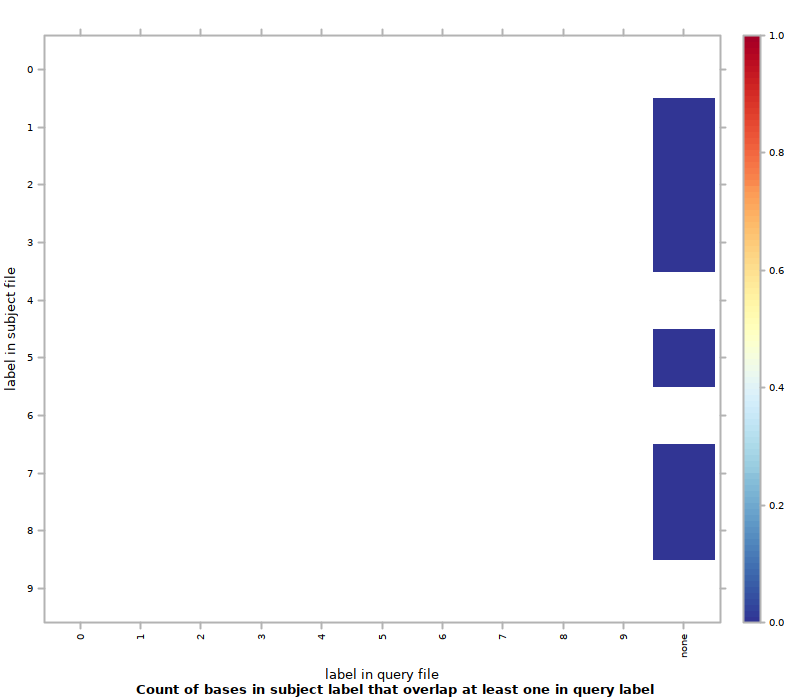

Reproduce this figure in R.
#!/usr/bin/env Rscript
## transcript produced by Segtools 1.1.14

segtools.r.dirname <-
  system2("python",
          c("-c", "'import segtools; print segtools.get_r_dirname()'"),
          stdout = TRUE)

source(file.path(segtools.r.dirname, 'common.R'))
source(file.path(segtools.r.dirname, 'overlap.R'))
save.overlap.performance('./K5seq50bp1000bp/overlap-direct', 'overlap.performance', './K5seq50bp1000bp/overlap-direct/overlap.tab', row.normalize = 'FALSE', mnemonic_file = '', clobber = FALSE, col_mnemonic_file = '')
save.overlap.heatmap('./K5seq50bp1000bp/overlap-direct', 'overlap', './K5seq50bp1000bp/overlap-direct/overlap.tab', clobber = FALSE, col_mnemonic_file = '', cluster = FALSE, max_contrast = FALSE, row.normalize = 'FALSE', mnemonic_file = '')
